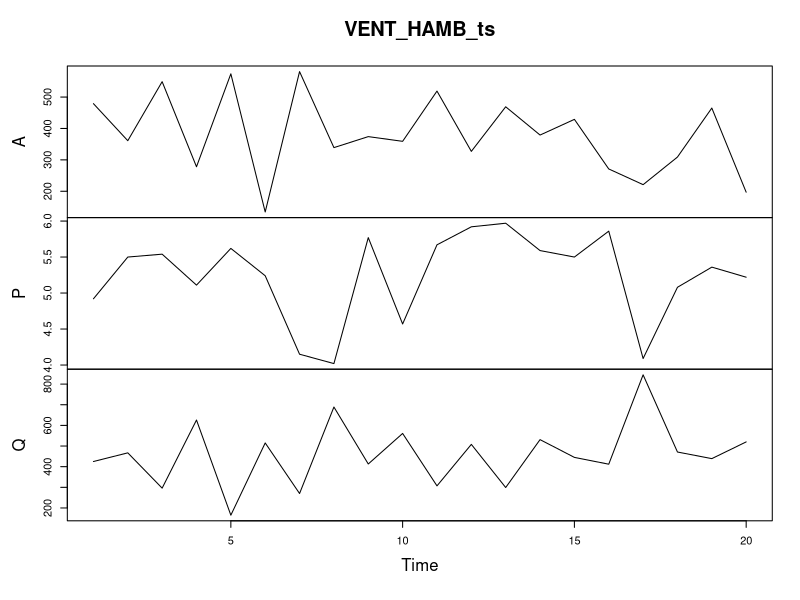

Recreate this plot in R. (Note: this script raises an error after producing the figure.)
setwd("~/Documents/R/_ECOMET_code")
library(readr)
library(car)
library(MASS)
library(effects)
library(tidyverse)
VENT_HAMB <- read_csv("VENT_HAMB.csv")
VENT_HAMB_ts <- ts(VENT_HAMB, start=c(1), end = c(20), frequency = 1)
Q <- VENT_HAMB_ts[,"Q"]
P <- VENT_HAMB_ts[,"P"]
A <- VENT_HAMB_ts[,"A"]
plot(VENT_HAMB_ts)
#
scatterplot(Q ~ P, pch=".")
scatterplot(Q ~ A)
#
ggplot(VENT_HAMB, aes(x=P, y=Q)) + geom_point() + labs(title="Diagrama de puntos", x="Precio", y="Ventas")
ggplot(VENT_HAMB, aes(x=A, y=Q)) + geom_point() + labs(title="Diagrama de puntos", x="Publicidad", y="Ventas")
#
lm_VENTAS <- lm(Q ~ P + A)
summary(lm_VENTAS)
#
lm_VENTAS_poly <- lm(Q ~ P + poly(A,2, raw=TRUE))
# lm_VENTAS_poly <- lm(Q ~ P + A + I(A^2))
summary(lm_VENTAS_poly)
plot(Effect("P", lm_VENTAS_poly))
plot(Effect("A", lm_VENTAS_poly))
#
# Efectos marginales
#
b <- coef(lm_VENTAS_poly)
b
dQdP <- b[2]
dQdP
dQdA <- b[3] + 2*b[4]*A
dQdA
scatterplot(dQdA ~ A)
#
# Predicciones
new_P_A <- data.frame(P = c(5.25, 5.30, 5.40, 5.50 , 5.60), A = c(200, 210, 220, 230 , 240))
new_P_A
predict(lm_VENTAS_poly, new_P_A, interval = "prediction")
